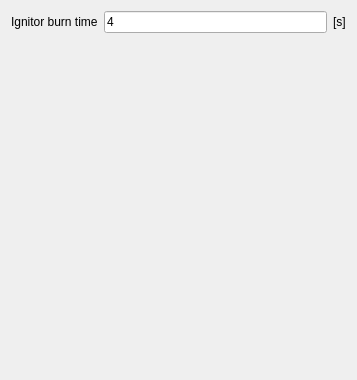
            <widget class="QWidget" name="scrollAreaWidgetContents_6">
             <property name="geometry">
              <rect>
               <x>0</x>
               <y>0</y>
               <width>357</width>
               <height>380</height>
              </rect>
             </property>
             <layout class="QGridLayout" name="gridLayout_13">
              <item row="0" column="0">
               <widget class="QLabel" name="label_tign">
                <property name="text">
                 <string>Ignitor burn time</string>
                </property>
               </widget>
              </item>
              <item row="1" column="0">
               <spacer name="verticalSpacer_11">
                <property name="orientation">
                 <enum>Qt::Vertical</enum>
                </property>
                <property name="sizeHint" stdset="0">
                 <size>
                  <width>20</width>
                  <height>319</height>
                 </size>
                </property>
               </spacer>
              </item>
              <item row="0" column="1">
               <widget class="QLineEdit" name="line_tign">
                <property name="text">
                 <string>4</string>
                </property>
               </widget>
              </item>
              <item row="0" column="2">
               <widget class="QLabel" name="label_s_3">
                <property name="text">
                 <string>[s]</string>
                </property>
               </widget>
              </item>
             </layout>
            </widget>
